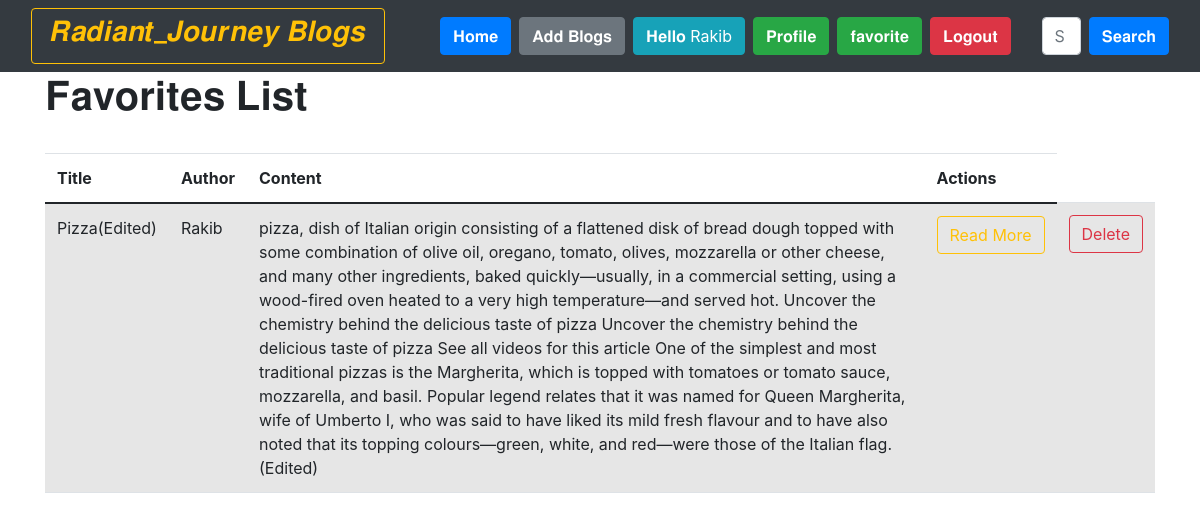
Screenshot of /favorite/ (signed in) with the database file from the repository.
### home/models.py (models this page shows, shortened)
class Favorite(models.Model):
    user = models.ForeignKey(User, on_delete=models.CASCADE)
    blog = models.ForeignKey(BlogPost, on_delete=models.CASCADE)

class BlogPost(models.Model):
    title=models.CharField(max_length=255)
    author= models.ForeignKey(User, on_delete=models.CASCADE)
    slug=models.CharField(max_length=130)
    content=models.TextField()
    image = models.ImageField(upload_to="profile_pics", blank=True, null=True)
    dateTime=models.DateTimeField(auto_now_add=True)
    category=models.ForeignKey(Category,on_delete=models.CASCADE)

### home/views.py (the view)
# urls.py: path('favorite/', views.favorite_blogs, name='favorite_blogs'),
@login_required(login_url='/login')
def favorite_blogs(request):
    favorite_posts = Favorite.objects.filter(user=request.user)
    return render(request, 'favorite_blogs.html', {'favorite_posts': favorite_posts})

### home/templates/favorite_blogs.html
{% extends "base.html" %}
{% block body %}
<div class="container" >
    <div class="row">
        <div class="col-12">
            <h1>𝐅𝐚𝐯𝐨𝐫𝐢𝐭𝐞𝐬 𝐋𝐢𝐬𝐭</h1>
        </div>
    </div>
    {% if favorite_posts %}
        <div class="row" style="margin-top: 25px;">
            <div class="col-12">
                <table class="table table-striped">
                    <thead>
                        <tr>
                            <th>Title</th>
                            <th>Author</th>
                            <th>Content</th>
                            <th>Actions</th>
                        </tr>
                    </thead>
                    <tbody>
                        {% for post in favorite_posts %}
                            <tr>
                                <td>{{ post.blog.title }}</td>
                                <td>{{ post.blog.author }}</td>
                                <td>{{ post.blog.content}}</td>
                                <td>
                                    <a href="{% url 'blog_details' blog_id=post.blog.id %}">
                                        <button class="btn btn-outline-warning">Read More</button>
                                    </a>
                                </td>
                                <td>
                                    <a href="{% url 'delete_from_fv' blog_id=post.id %}">
                                        <button class="btn btn-outline-danger">Delete</button>
                                    </a>
                                </td>
                            </tr>
                        {% endfor %}
                    </tbody>
                </table>
            </div>
        </div>
    {% else %}
        <div class="row">
            <div class="col-12">
                <p>You haven't added any blog posts to your favorites yet.</p>
            </div>
        </div>
    {% endif %}
</div>
{% endblock %}

### home/templates/base.html (shortened to what this page needs)
<!doctype html>
<html lang="en">
  <head>
    <link href="//maxcdn.bootstrapcdn.com/bootstrap/4.1.1/css/bootstrap.min.css" rel="stylesheet" id="bootstrap-css">
    <link href="https://cdn.jsdelivr.net/npm/bootstrap@5.0.2/dist/css/bootstrap.min.css" rel="stylesheet">
    <link rel="stylesheet" href="https://maxcdn.bootstrapcdn.com/bootstrap/4.0.0/css/bootstrap.min.css">
  </head>
  <body>
    <nav class="navbar navbar-expand-lg navbar-dark bg-dark sticky-top">
        <div class="container-fluid">
          <a style="text-align:center;width: 40%;margin: auto;" class="btn btn-outline-warning me-4" href="#"><h3>𝑹𝒂𝒅𝒊𝒂𝒏𝒕_𝑱𝒐𝒖𝒓𝒏𝒆𝒚 𝑩𝒍𝒐𝒈𝒔</h3></a>
          <div class="collapse navbar-collapse" id="navbarSupportedContent">
          <div class="container mx-3">
            <ul class="navbar-nav me-auto mb-2 mb-lg-0">
              <li class="nav-item">
                <a class="btn btn-primary me-2" aria-current="page" href="/">𝐇𝐨𝐦𝐞</a>
              </li>
              {% if user.is_authenticated %}
              <li class="nav-item">
                <a class="btn btn-secondary me-2 " href="/add_blogs/">𝐀𝐝𝐝 𝐁𝐥𝐨𝐠𝐬</a>
              </li>
              <li class="nav-item">
                <a class="btn btn-info me-2" href="#">𝐇𝐞𝐥𝐥𝐨 {{request.user}}</a>
              </li>
              <li class="nav-item">
                <a class="btn btn-success me-2" href="/profile/">𝐏𝐫𝐨𝐟𝐢𝐥𝐞</a>
              </li>
              <li class="nav-item">
                <a class="btn btn-success me-2" href="/favorite/">𝐟𝐚𝐯𝐨𝐫𝐢𝐭𝐞</a>
              </li>
              <li class="nav-item">
                <a class="btn btn-danger"href="/logout/">𝐋𝐨𝐠𝐨𝐮𝐭</a>
              </li>
              {% endif %}
            </ul>
            </div>
            <form class="d-flex" method="POST" action="/search/"> {% csrf_token %}
              <input class="form-control me-2" type="search" placeholder="Search" name="searched" id="searched" aria-label="Search">
              <button href="/search/" class="btn btn-primary" type="submit">𝐒𝐞𝐚𝐫𝐜𝐡</button>
            </form>
          </div>
        </div>
      </nav>
      {% block body %}
      {% endblock %}
</body>
</html>

### rows the page displays
Favorite: blog "Pizza(Edited)", blog.author "Rakib", blog.content "pizza, dish of Italian origin consisting of a flattened disk of bread dough topped with some combination of olive oil, oregano, tomato, olives, mozzarella or other cheese, and many other ingredients, baked quickly—usually, in a commercial setting, using a wood-fired oven heated to a very high temperature—and served hot. Uncover the chemistry behind the delicious taste of pizza Uncover the chemistry behind the delicious taste of pizza See all videos for this article One of the simplest and most traditional pizzas is the Margherita, which is topped with tomatoes or tomato sauce, mozzarella, and basil. Popular legend relates that it was named for Queen Margherita, wife of Umberto I, who was…"

### other values shown
{{ request.user }} "Rakib"
